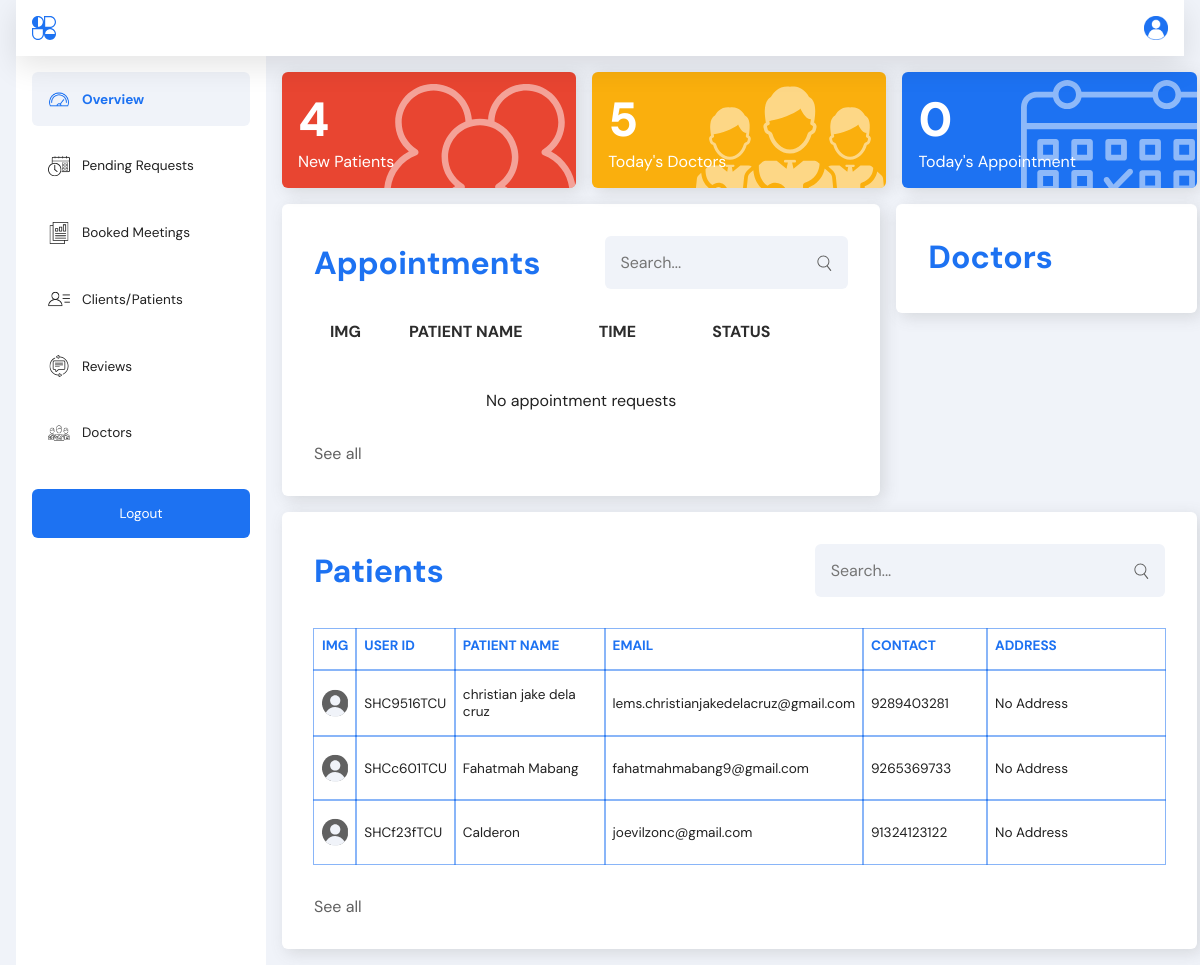
/admin/dashboard.php (signed in), run on an earlier commit of the app's database.
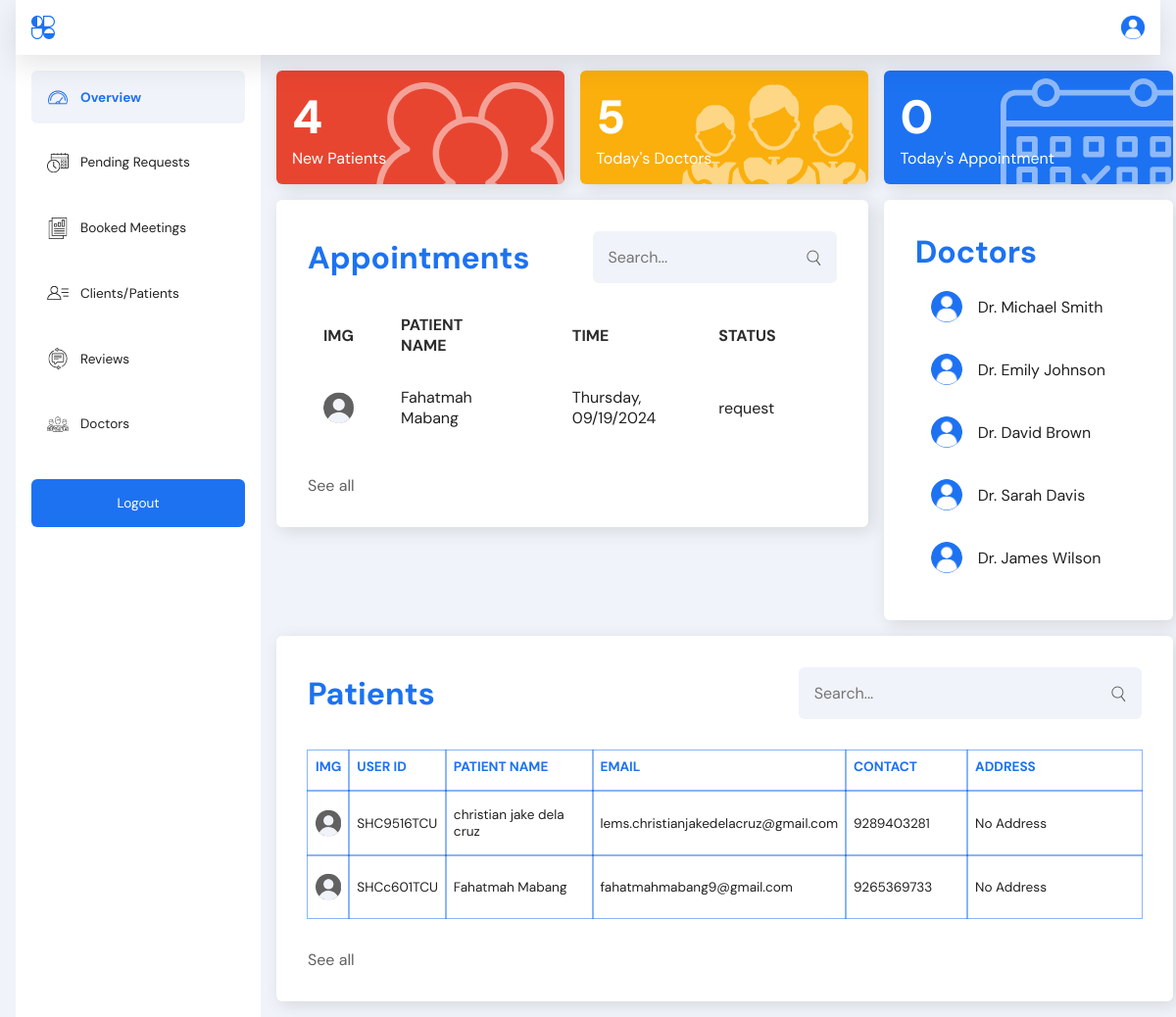
And on a later commit of the database.
### tables this page shows
CREATE TABLE `users` (
  `id` int(11) NOT NULL,
  `user_id` varchar(20) NOT NULL,
  `fullname` varchar(30) NOT NULL,
  `email` varchar(255) NOT NULL,
  `contact` bigint(11) NOT NULL,
  `address` varchar(255) DEFAULT NULL,
  `pass` varchar(255) NOT NULL,
  `account_activation_hash` varchar(64) DEFAULT NULL,
  `created_at` datetime NOT NULL DEFAULT curdate()
);

CREATE TABLE `appointments` (
  `user_id` varchar(20) NOT NULL,
  `appointment_id` varchar(20) NOT NULL,
  `name` varchar(255) NOT NULL,
  `email` varchar(255) NOT NULL,
  `contact` varchar(30) NOT NULL,
  `message` varchar(255) NOT NULL,
  `date` varchar(30) NOT NULL,
  `time` varchar(30) NOT NULL,
  `location` varchar(30) NOT NULL,
  `status` varchar(100) NOT NULL,
  `created_at` datetime NOT NULL
);

CREATE TABLE `doctors` (
  `doctor_id` int(11) NOT NULL,
  `first_name` varchar(50) NOT NULL,
  `last_name` varchar(50) NOT NULL,
  `phone_number` varchar(15) DEFAULT NULL,
  `email` varchar(100) DEFAULT NULL,
  `created_at` timestamp NOT NULL DEFAULT current_timestamp()
);

### admin/dashboard.php (the view, shortened to what this page needs)
<?php
require_once '../includes/dbh.inc.php';
$query = "SELECT * FROM doctors LIMIT 5";
$result = $conn->query($query);
$doctors = [];
if ($result->num_rows > 0) {
  while ($row = $result->fetch_assoc()) {
    $doctors[] = $row;
  }
}
$query  = "SELECT * FROM appointments WHERE status = 'request'";
$result = $conn->query($query);
$users = [];
if ($result->num_rows > 0) {
  while($row = $result->fetch_assoc()) {
      $users[] = $row;
  }
}
$todaysAppointment = 0;
$query  = "SELECT * FROM users";
$result = $conn->query($query);
$usersinfo = [];
$totalUsers = 0;
if ($result->num_rows > 0) {
  while($row = $result->fetch_assoc()) {
      $usersinfo[] = $row;
      $totalUsers++;
  }
}
?>
<!DOCTYPE html>
<html lang="en">
<head>
  <link rel="stylesheet" href="../src/dist/styles.css" />
</head>
<body>
  <main class="admin-main">
    <?php include("includes/nav.php"); ?>
    <?php include("includes/side_nav.php"); ?>
    <section class="account__container admin-cards">
      <div class="cards__container">
        <div class="card patients">
          <h1><?php echo $totalUsers; ?></h1>
          <p>New Patients</p>
          <img src="../assets/admin_images/new_patients.svg" class="card_image" alt="" />
        </div>
        <div class="card doctors">
          <h2>5</h2>
          <p>Today's Doctors</p>
          <img src="../assets/admin_images/doctors.svg" class="card_image" alt="" />
        </div>
        <div class="card appointments">
          <h3><?php echo $todaysAppointment; ?></h3>
          <p>Today's Appointment</p>
          <img src="../assets/admin_images/todays_appointments.svg" class="card_image" alt="" />
        </div>
      </div>
      <div class="appointments__container">
        <div class="appointments">
          <div class="top_header">
            <h4>Appointments</h4>
            <form class="search__bar">
              <input type="text" name="appointment" id="appointment" placeholder="Search..." />
              <button type="submit">
                <img src="../assets/admin_images/search.svg" alt="search icon" />
              </button>
            </form>
          </div>
          <table>
            <thead>
              <tr>
                <th class="patient_img">IMG</th>
                <th class="patient_name">PATIENT NAME</th>
                <th class="patient_time">TIME</th>
                <th class="actions">STATUS</th>
              </tr>
            </thead>
            <tbody>
              <?php
              $count = 0;
              foreach ($users as $user){
                ?>
              <tr>
                <td>
                  <img src="../assets/admin_images/default_image.svg" class="img"
                    style="border-radius: 4rem; width: 2rem; height: 2rem" />
                </td>
                <td><?php echo $user['name']; ?></td>
                <td><?php echo $user['date']; ?></td>
                <td><?php echo $user['status']; ?></td>
              </tr>
              <?php $count++; } ?>
            </tbody>
          </table>
          <?php if (empty($users)) { ?>
            <p>No appointment requests</p>
          <?php } ?>
          <a href="../admin/appointments.php" class="see_all__button">See all</a>
        </div>
        <div class="doctors__container">
          <h5>Doctors</h5>
          <ul>
            <?php foreach ($doctors as $doctor) { ?>
            <li>
              <img src="../assets/images/default_profile_image.png" alt="" />
              <p><?php echo "Dr. " . $doctor['first_name'] . " " . $doctor['last_name']; ?></p>
            </li>
            <?php } ?>
          </ul>
        </div>
      </div>
      <div class="patients__container">
        <div class="patients">
          <div class="top_header">
            <h6>Patients</h6>
            <form class="search__bar">
              <input type="text" name="patient" id="patient" placeholder="Search..." />
              <button type="submit">
                <img src="../assets/admin_images/search.svg" alt="search icon" />
              </button>
            </form>
          </div>
          <table>
            <thead>
              <tr>
                <th class="patient_img">IMG</th>
                <th class="patient_id">USER ID</th>
                <th class="patient_name">PATIENT NAME</th>
                <th class="patient_email">EMAIL</th>
                <th class="patient_contact">CONTACT</th>
                <th class="patient_address">ADDRESS</th>
              </tr>
            </thead>
            <tbody>
              <?php foreach ($usersinfo as $user){
                  if($count >= 3 ) break; ?>
              <tr>
                <td>
                  <img src="../assets/admin_images/default_image.svg" class="img"
                    style="border-radius: 4rem; width: 2rem; height: 2rem" />
                </td>
                <td><?php echo $user['user_id'];?></td>
                <td><?php echo $user['fullname'];?></td>
                <td><?php echo $user['email'];?></td>
                <td><?php echo $user['contact'];?></td>
                <?php if( strlen($user['address']) === 0){?>
                  <td>No Address</td>
                <?php }else{ ?>
                  <td><?php echo $user['address'];?></td>
                <?php }?>
              </tr>
              <?php $count++; } ?>
            </tbody>
          </table>
          <a href="../admin/patients.php" class="see_all__button">See all</a>
        </div>
      </div>
    </section>
  </main>
</body>
</html>

### admin/includes/nav.php
<nav class="account__header admin-header" style="z-index: 1">
  <img src="../assets/images/logoipsum.svg" alt="logo" class="logo" />
  <div class="account__profile_image">
    <img src="../assets/images/default_profile_image.png" alt="account image" />
  </div>
</nav>

### admin/includes/side_nav.php
<?php $current_page = basename($_SERVER['PHP_SELF']); ?>
<nav class="side__nav admin-sidenav">
  <ul>
    <li <?php echo ($current_page == 'dashboard.php') ? 'class="active__link"' : ''; ?>>
      <a href="../admin/dashboard.php">
        <img
          src="../assets/admin_images/<?php echo ($current_page == 'dashboard.php') ? 'dashboard_active.png' : 'dashboard.svg'; ?>"
          alt="" style="width: 1.375rem; height: 1.375rem" />Overview</a>
    </li>
    <li <?php echo ($current_page == 'appointments.php') ? 'class="active__link"' : ''; ?>>
      <a href="../admin/appointments.php">
        <img
          src="../assets/admin_images/<?php echo ($current_page == 'appointments.php') ? 'appointments_active.png' : 'appointments.svg'; ?>"
          alt="" style="width: 1.375rem; height: 1.375rem" />Pending Requests</a>
    </li>
    <li <?php echo ($current_page == 'booked.php') ? 'class="active__link"' : ''; ?>>
      <a href="../admin/booked.php">
        <img
          src="../assets/admin_images/<?php echo ($current_page == 'booked.php') ? 'reports_active.png' : 'reports.svg'; ?>"
          alt="" style="width: 1.375rem; height: 1.375rem" />Booked Meetings</a>
    </li>
    <li <?php echo ($current_page == 'patients.php') ? 'class="active__link"' : ''; ?>>
      <a href="../admin/patients.php">
        <img
          src="../assets/admin_images/<?php echo ($current_page == 'patients.php') ? 'patients_active.png' : 'patients.svg'; ?>"
          alt="" style="width: 1.375rem; height: 1.375rem" />Clients/Patients</a>
    </li>
    <li <?php echo ($current_page == 'feedback.php') ? 'class="active__link"' : ''; ?>>
      <a href="../admin/feedback.php">
        <img
          src="../assets/admin_images/<?php echo ($current_page == 'feedback.php') ? 'feedback_active.svg' : 'feedback.svg'; ?>"
          alt="" style="width: 1.375rem; height: 1.375rem" />Reviews</a>
    </li>
    <li <?php echo ($current_page == 'doctors.php') ? 'class="active__link"' : ''; ?>>
      <a href="../admin/doctors.php">
        <img
          src="../assets/admin_images/doctors/<?php echo ($current_page == 'doctors.php') ? 'doctors-blue.png' : 'doctors-black.png'; ?>"
          alt="" style="width: 1.375rem; height: 1.375rem" />Doctors</a>
    </li>
    <li id="logout_button">
      <a href="../includes/logout.php" class="logout__button">Logout</a>
    </li>
  </ul>
</nav>

What changed in the data, as far as the page shows it:
no longer on this page (row unchanged): users: user "SHCf23fTCU", fullname "Calderon", email "joevilzonc@gmail.com", contact "91324123122", shows "No Address"
now on this page (row edited): appointments: name "Fahatmah Mabang", date "Thursday, 09/19/2024", status "request"
added doctors: first_name "Michael", last_name "Smith"
added doctors: first_name "Emily", last_name "Johnson"
added doctors: first_name "David", last_name "Brown"
added doctors: first_name "Sarah", last_name "Davis"
added doctors: first_name "James", last_name "Wilson"
Also different on the page:
text no longer shown: "No appointment requests"
